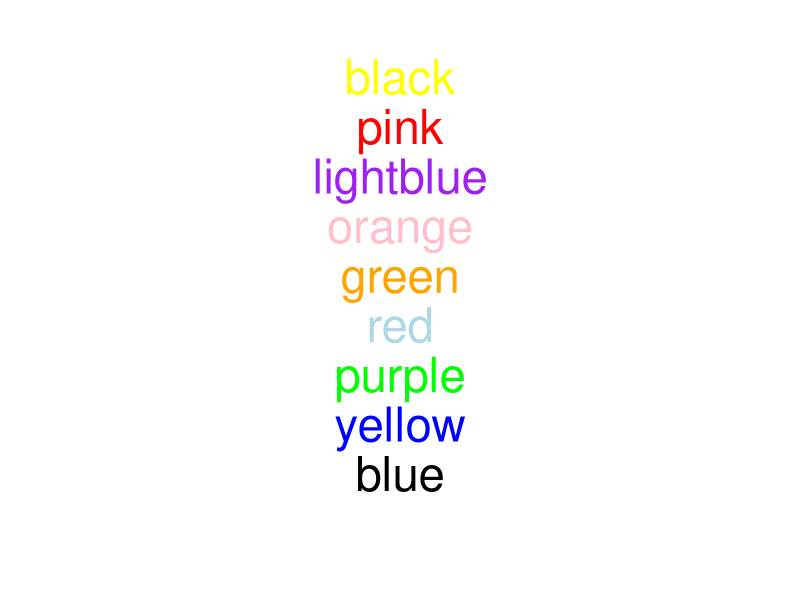

This figure's R source:
## ---- chunk 1
#| label: stroop
#| echo: false
#| message: false
#| warning: false
library(ggplot2)
word <- c("blue", "yellow", "purple","red", "green","orange","lightblue","pink","black")
scramble <- sort(word) 
df <- data.frame(word = word, scramble=scramble)

ggplot(df)+
  geom_text(aes(x=factor(1), y=1:length(word), label=word, color=scramble), size=12)+
  ylim(c(-1, length(word) + 1))+
  scale_color_manual(values=scramble)+
  cowplot::theme_nothing()
